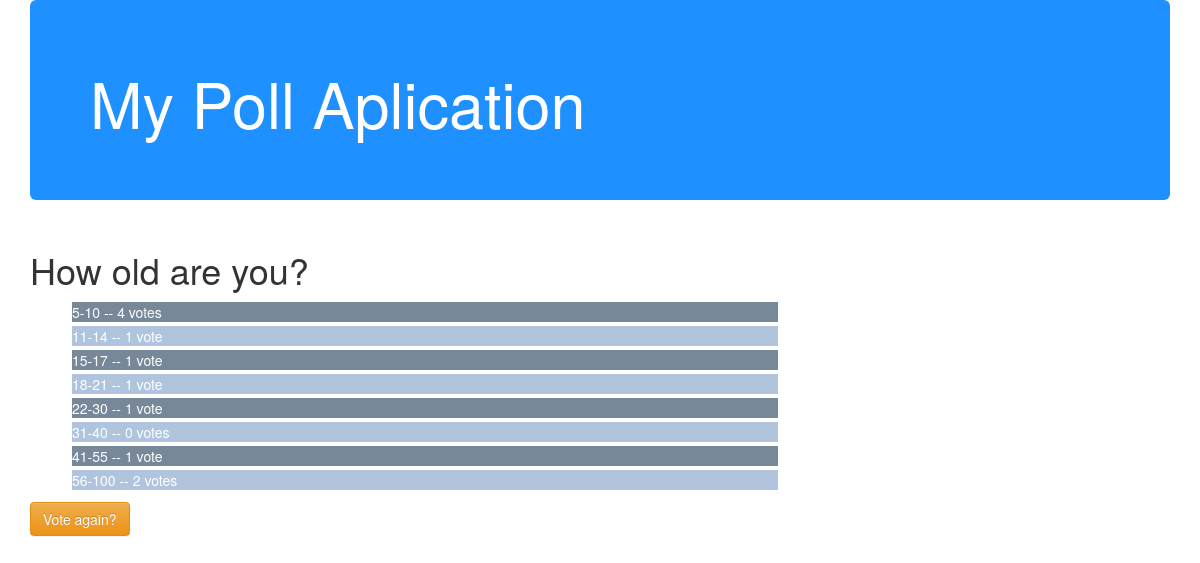
The app's page /polls/2/results/ with its own data.
### polls/models.py (models this page shows, shortened)
class Question(models.Model):
	question_text = models.CharField(max_length=200)
	pub_date = models.DateTimeField('date published')

class Choice(models.Model):
	question = models.ForeignKey(Question, on_delete=models.CASCADE)
	choice_text = models.CharField(max_length=200)
	votes = models.IntegerField(default=0)

### polls/views.py (the view)
# urls.py: url(r'^(?P<pk>[0-9]+)/results/$', views.ResultView.as_view(), name='results'),
class ResultView(generic.DetailView):
	model = Question
	template_name = 'polls/results.html'

### polls/Templates/polls/results.html (shortened to what this page needs)
<head>
	<link rel="stylesheet" href="//maxcdn.bootstrapcdn.com/bootstrap/3.2.0/css/bootstrap.min.css">
	<link rel="stylesheet" href="//maxcdn.bootstrapcdn.com/bootstrap/3.2.0/css/bootstrap-theme.min.css">
</head>
<div class="container">
  	<div class="jumbotron" id="myheader">
    	<h1>My Poll Aplication</h1>
  	</div>
  	<div class="row">
  		<div class="col-xs-12 col-sm-8">
			<h1>{{ question.question_text }}</h1>
			<ul>
			{% for choice in question.choice_set.all %}
				<li id="{% cycle 'line1' 'line2' %}">{{ choice.choice_text }} -- {{ choice.votes }} vote{{ choice.votes|pluralize}}</li>
			{% endfor %}
			</ul>
			<a href="{% url 'polls:detail' question.id %}"><form type="button" class="btn btn-warning">Vote again?</form></a>
		</div>
	</div>
</div>

### polls/Templates/polls/results.html (style rules this page uses)
#myheader { background-color:dodgerblue; color:white; }
#line1 { background-color:lightslategrey; color:white; border: 2px solid white; }
#line2 { background-color:lightsteelblue; color:white; border: 2px solid; }

### records on screen
Question: question_text "How old are you?"
Choice: choice_text "5-10", votes "4"
Choice: choice_text "11-14", votes "1"
Choice: choice_text "15-17", votes "1"
Choice: choice_text "18-21", votes "1"
Choice: choice_text "22-30", votes "1"
Choice: choice_text "31-40", votes "0"
Choice: choice_text "41-55", votes "1"
Choice: choice_text "56-100", votes "2"
